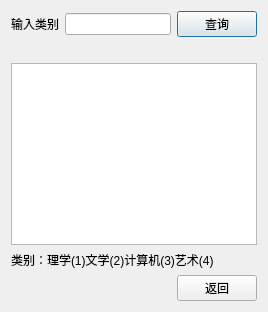
<?xml version="1.0" encoding="UTF-8"?>
<ui version="4.0">
 <class>CheckKind</class>
 <widget class="QDialog" name="CheckKind">
  <property name="geometry">
   <rect>
    <x>0</x>
    <y>0</y>
    <width>268</width>
    <height>312</height>
   </rect>
  </property>
  <property name="windowTitle">
   <string>Dialog</string>
  </property>
  <layout class="QGridLayout" name="gridLayout">
   <item row="0" column="0">
    <layout class="QVBoxLayout" name="verticalLayout">
     <item>
      <layout class="QHBoxLayout" name="horizontalLayout_2">
       <item>
        <widget class="QLabel" name="label">
         <property name="text">
          <string>输入类别</string>
         </property>
        </widget>
       </item>
       <item>
        <widget class="QLineEdit" name="lineEdit"/>
       </item>
       <item>
        <widget class="QPushButton" name="pushButton">
         <property name="text">
          <string>查询</string>
         </property>
        </widget>
       </item>
      </layout>
     </item>
     <item>
      <widget class="QLabel" name="label_3">
       <property name="text">
        <string/>
       </property>
      </widget>
     </item>
     <item>
      <widget class="QTableWidget" name="tableWidget"/>
     </item>
     <item>
      <widget class="QLabel" name="label_2">
       <property name="text">
        <string>类别：理学(1)文学(2)计算机(3)艺术(4)</string>
       </property>
      </widget>
     </item>
    </layout>
   </item>
   <item row="1" column="0">
    <layout class="QHBoxLayout" name="horizontalLayout">
     <item>
      <spacer name="horizontalSpacer">
       <property name="orientation">
        <enum>Qt::Horizontal</enum>
       </property>
       <property name="sizeHint" stdset="0">
        <size>
         <width>98</width>
         <height>20</height>
        </size>
       </property>
      </spacer>
     </item>
     <item>
      <widget class="QPushButton" name="pushButton_2">
       <property name="text">
        <string>返回</string>
       </property>
      </widget>
     </item>
    </layout>
   </item>
  </layout>
 </widget>
 <resources/>
 <connections>
  <connection>
   <sender>pushButton_2</sender>
   <signal>clicked()</signal>
   <receiver>CheckKind</receiver>
   <slot>reject()</slot>
   <hints>
    <hint type="sourcelabel">
     <x>213</x>
     <y>291</y>
    </hint>
    <hint type="destinationlabel">
     <x>140</x>
     <y>291</y>
    </hint>
   </hints>
  </connection>
 </connections>
</ui>
